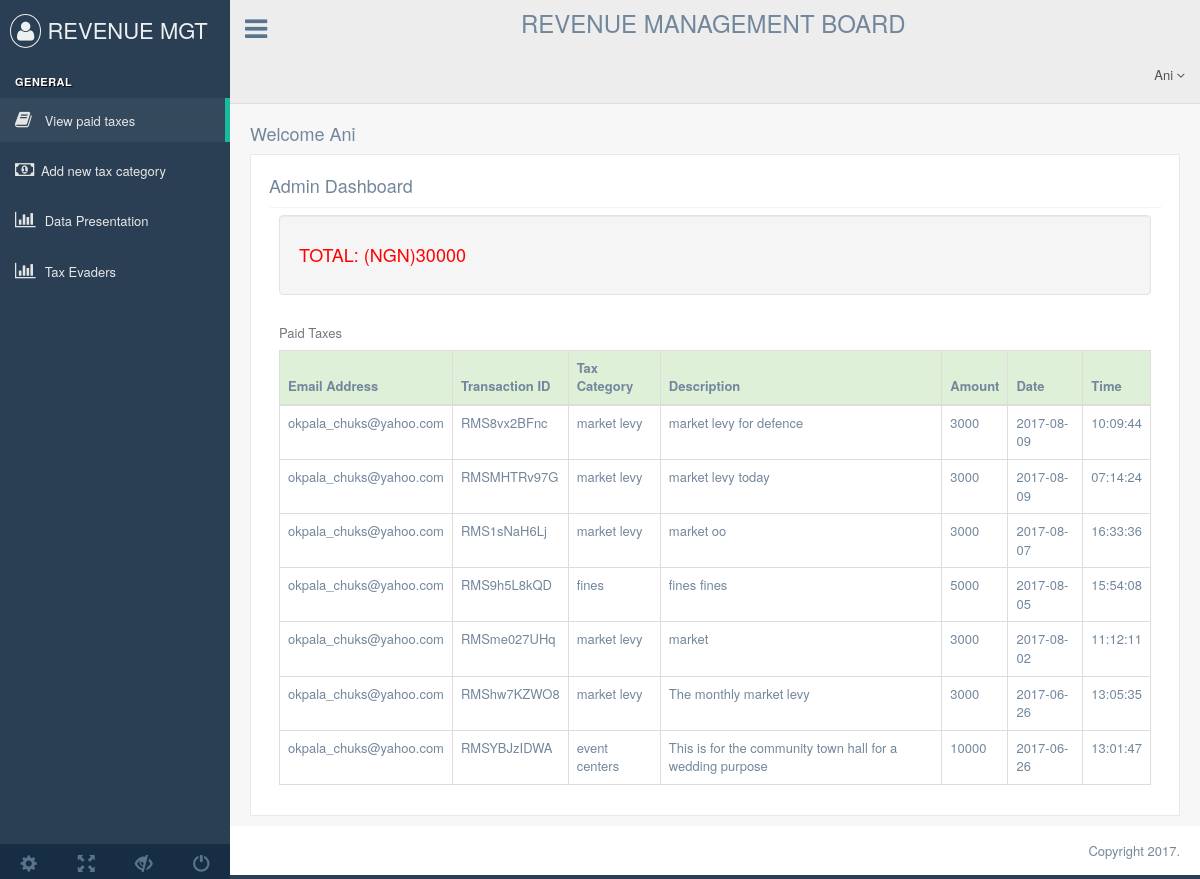
The page /admindashboard.php (signed in) on the database its author committed.
### tables this page shows
CREATE TABLE `payment` (
  `payment_id` int(11) NOT NULL,
  `email_address` varchar(200) NOT NULL,
  `transaction_id` varchar(100) NOT NULL,
  `taxcategory` varchar(200) NOT NULL,
  `description` text NOT NULL,
  `amount` varchar(200) NOT NULL,
  `datetime` timestamp NOT NULL DEFAULT CURRENT_TIMESTAMP ON UPDATE CURRENT_TIMESTAMP
);

### classes/adminclass.php (called while the page is built, shortened)
<?php
class Admin
{
  private $serverName,$dbname,$user,$dbpass;
  public function setDatabase($serverName,$dbname,$user,$dbpass){
    $this->serverName = $serverName;
    $this->dbname = $dbname;
    $this->user = $user;
    $this->dbpass = $dbpass;
  }
  public function fetchPaidTaxes($query){
    try {
      $connectDB = new PDO("mysql:host=$this->serverName;dbname=$this->dbname",$this->user,$this->dbpass);
      $stmt = $connectDB->prepare($query);
      $stmt->execute();
      return $stmt->fetchAll();
    } catch (PDOException $e) {
      throw new Exception($e->getMessage());
    }
  }
  public function taxSum(){
    try {
      $connectDB = new PDO("mysql:host=$this->serverName;dbname=$this->dbname",$this->user,$this->dbpass);
      $stmt = $connectDB->prepare("SELECT SUM(amount) FROM payment");
      $stmt->execute();
      $rows = $stmt->fetch(PDO::FETCH_ASSOC);
      return $rows;
    } catch (PDOException $e) {
      throw new Exception($e->getMessage());
    }
  }
}
 ?>

### admindashboard.php (the view, shortened to what this page needs)
<?php
  if(!isset($_SESSION["adminemail"])){
    header("Location:adminlogin.php");
  }
  else{
?>
<?php
  require_once("classes/database.php");
  require_once("classes/adminclass.php");
  $object = new Admin();
  $object->setDatabase($serverName,$dbname,$user,$dbpass);
  $object->getDatabase();
  $object->connDatabase();
  $paidTaxes = $object->fetchPaidTaxes("SELECT * FROM payment ORDER BY payment_id DESC");
  $sumtotal = $object->taxSum();
?>
<!DOCTYPE html>
<html lang="en">
  <head>
    <link href="vendors/bootstrap/dist/css/bootstrap.min.css" rel="stylesheet">
    <link href="vendors/font-awesome/css/font-awesome.min.css" rel="stylesheet">
    <link href="vendors/nprogress/nprogress.css" rel="stylesheet">
    <link href="build/css/custom.min.css" rel="stylesheet">
  </head>
  <body class="nav-md">
    <div class="container body">
      <div class="main_container">
        <div class="col-md-3 left_col menu_fixed">
          <div class="left_col scroll-view">
            <div class="navbar nav_title" style="border: 0;">
              <a href="in" class="site_title"><i class="fa fa-user"></i> <span>REVENUE MGT SYSTEM</span></a>
            </div>
            <br />
            <div id="sidebar-menu" class="main_menu_side hidden-print main_menu">
              <div class="menu_section">
                <h3>General</h3>
                <ul class="nav side-menu">
                  <li><a href="admindashboard.php"><i class="fa fa-book"></i> View paid taxes</a></li>
                  <li><a href="addcategory.php"><i class="fa fa-money"></i>Add new tax category</a></li>
                  <li><a href="datapresentation.php"><i class="fa fa-bar-chart"></i> Data Presentation</a></li>
                  <li><a href="evaders.php"><i class="fa fa-bar-chart"></i> Tax Evaders</a></li>
                </ul>
              </div>
            </div>
            <div class="sidebar-footer hidden-small">
              <a data-toggle="tooltip" data-placement="top" title="Settings">
                <span class="glyphicon glyphicon-cog" aria-hidden="true"></span>
              </a>
              <a data-toggle="tooltip" data-placement="top" title="FullScreen">
                <span class="glyphicon glyphicon-fullscreen" aria-hidden="true"></span>
              </a>
              <a data-toggle="tooltip" data-placement="top" title="Lock">
                <span class="glyphicon glyphicon-eye-close" aria-hidden="true"></span>
              </a>
              <a data-toggle="tooltip" data-placement="top" title="Logout" href="adminlogout.php">
                <span class="glyphicon glyphicon-off" aria-hidden="true"></span>
              </a>
            </div>
          </div>
        </div>
        <div class="top_nav">
          <div class="nav_menu">
            <nav>
              <div class="nav toggle">
                <a id="menu_toggle"><i class="fa fa-bars"></i></a>
              </div>
              <ul class="nav navbar-nav navbar-right">
                <h3>REVENUE MANAGEMENT BOARD</h3>
                <li class="">
                  <a href="javascript:;" class="user-profile dropdown-toggle" data-toggle="dropdown" aria-expanded="false">
                    <?php
                    echo "<span alt=''>"; echo $_SESSION['adminsurname']; "</span>";
                    ?>
                    <span class=" fa fa-angle-down"></span>
                  </a>
                </li>
              </ul>
            </nav>
          </div>
        </div>
        <div class="right_col" role="main">
          <div class="">
            <div class="page-title">
              <div class="title_left">
                <?php
                  echo "<h4>" . "Welcome ". $_SESSION['adminsurname']. "</h4>";
                ?>
              </div>
            </div>
            <div class="clearfix"></div>
            <div class="row">
              <div class="col-md-12">
                <div class="x_panel">
                  <div class="panel">
                    <h4>
                      Admin Dashboard
                    </h4>
                    <div class="col-md-12" style="margin-top:1%; height:100%;">
                      <div class="well">
                        <h2 class="" style="color:red"><?php   echo "TOTAL: (NGN)" . implode($sumtotal); ?></h2>
                      </div>
                      <table class="table table-hover table-responsive table-bordered">
                        <caption>Paid Taxes</caption>
                        <thead>
                        <tr class="success">
                          <th>Email Address</th>
                          <th>Transaction ID</th>
                          <th>Tax Category</th>
                          <th>Description</th>
                          <th>Amount</th>
                          <th>Date</th>
                          <th>Time</th>
                        </tr>
                        </thead>
                        <tbody>
                            <?php
                              foreach ($paidTaxes as $value) {
                                  $useremail = $value['email_address'];
                                  $transaction_id = $value['transaction_id'];
                                  $taxcategory = $value['taxcategory'];
                                  $description = $value['description'];
                                  $amount = $value['amount'];
                                  $datetime = $value['datetime'];
                                  $newdate = explode(" ",date($datetime));
                                  $date = $newdate[0];
                                  $time = $newdate[1];
                                    echo "<tr>
                                    <td>$useremail</td>
                                    <td>$transaction_id</td>
                                    <td>$taxcategory</td>
                                    <td>$description</td>
                                    <td>$amount</td>
                                    <td>$date</td>
                                    <td>$time</td>
                                    <tr>";
                              }
                             ?>
                        </tbody>
                   </table>
                    </div>
                  </div>
                </div>
              </div>
            </div>
          </div>
        </div>
        <footer>
          <div class="pull-right">
            Copyright 2017.
          </div>
          <div class="clearfix"></div>
        </footer>
      </div>
    </div>
  </body>
</html>
<?php } ?>

### rows shown on the page
payment: email_address "okpala_chuks@yahoo.com", transaction "RMS8vx2BFnc", taxcategory "market levy", description "market levy for defence", amount "3000", datetime "2017-08-09", datetime "10:09:44"
payment: email_address "okpala_chuks@yahoo.com", transaction "RMSMHTRv97G", taxcategory "market levy", description "market levy today", amount "3000", datetime "2017-08-09", datetime "07:14:24"
payment: email_address "okpala_chuks@yahoo.com", transaction "RMS1sNaH6Lj", taxcategory "market levy", description "market oo", amount "3000", datetime "2017-08-07", datetime "16:33:36"
payment: email_address "okpala_chuks@yahoo.com", transaction "RMS9h5L8kQD", taxcategory "fines", description "fines fines", amount "5000", datetime "2017-08-05", datetime "15:54:08"
payment: email_address "okpala_chuks@yahoo.com", transaction "RMSme027UHq", taxcategory "market levy", description "market", amount "3000", datetime "2017-08-02", datetime "11:12:11"
payment: email_address "okpala_chuks@yahoo.com", transaction "RMShw7KZWO8", taxcategory "market levy", description "The monthly market levy", amount "3000", datetime "2017-06-26", datetime "13:05:35"
payment: email_address "okpala_chuks@yahoo.com", transaction "RMSYBJzIDWA", taxcategory "event centers", description "This is for the community town hall for a wedding purpose", amount "10000", datetime "2017-06-26", datetime "13:01:47"

### other values the page prints
$_SESSION['adminsurname'] "Ani"
implode($sumtotal) "30000"
